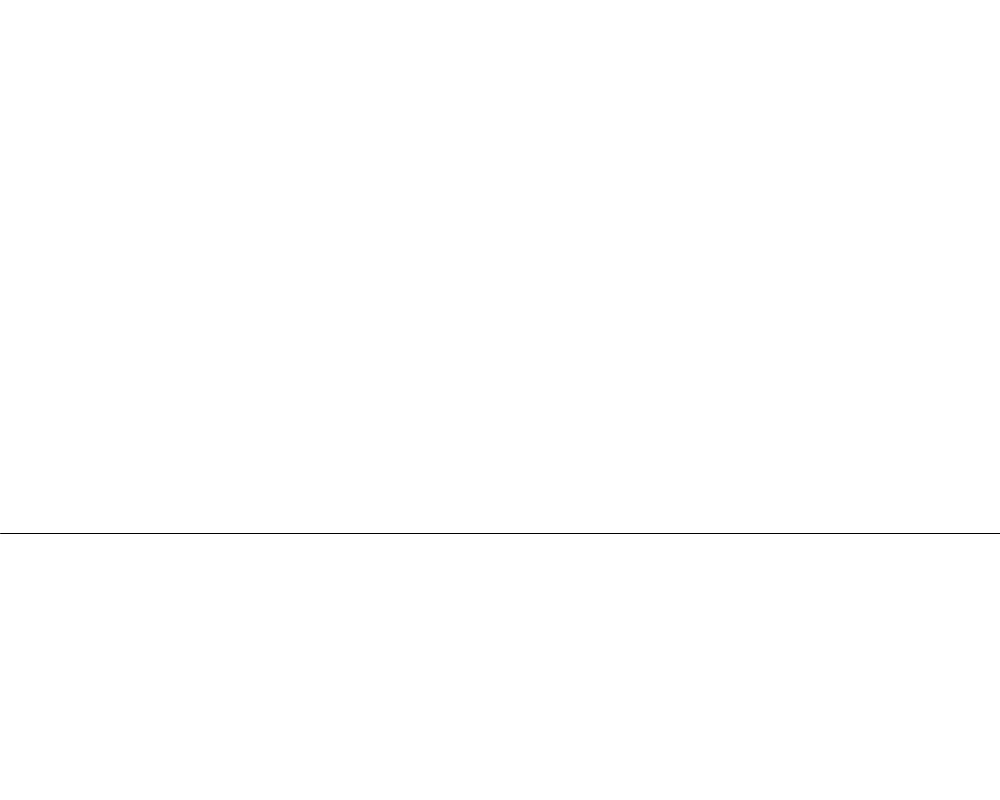
Frame 1 (no input)
Frame 60 (the mouse pressed at the canvas centre just before this capture): identical to frame 1, image omitted
Frame 120 (the mouse held since frame 60 and released just before this capture): identical to frame 1, image omitted

The Processing sketch that drew this single still picture (run headless with seeded random() and noise(); from frame 60 on, the mouse is pressed at the canvas centre):

// Processing sketch: kochLines
// ── kochLines.pde
ArrayList<KochLine> lines;

void setup() {
  size(1000, 800);
  lines = new ArrayList();
  KochLine l = new KochLine(new PVector(0, height/1.5), new PVector(width, height/1.5));
  lines.add(l);
}

void draw() {
  background(255);
  for(KochLine l: lines) {
    l.display();
  }
}

void keyPressed() {
  if(key == ' ') {
    generate();
  }
}

void generate() {
  ArrayList<KochLine> next = new ArrayList();
  for(KochLine l: lines) {
    PVector a = l.kochA();
    PVector b = l.kochB();
    PVector c = l.kochC();
    PVector d = l.kochD();
    PVector e = l.kochE();
    
    next.add(new KochLine(a, b));
    next.add(new KochLine(b, c));
    next.add(new KochLine(c, d));
    next.add(new KochLine(d, e));
  }
  lines = next;
}

// ── KochLine.pde
class KochLine {
  
  PVector start, end;
  
  KochLine(PVector a, PVector b) {
    start = a;
    end = b;
  }
  
  PVector kochA() {
    return start.copy();
  }
  
  PVector kochB() {
    PVector v = PVector.sub(end, start);
    v.div(3);
    v.add(start);
    return v;
  }
  
  PVector kochC() {
    PVector a = start.copy();
    PVector v = PVector.sub(end, start);
    v.div(3);
    a.add(v);
    v.rotate(-radians(60));
    a.add(v);
    return a;
  }
  
  PVector kochD() {
    PVector v = PVector.sub(end, start);
    v.mult(2/3.0);
    v.add(start);
    return v;
  }
  
  PVector kochE() {
    return end.copy();
  }
  
  void display() {
    stroke(1);
    line(start.x, start.y, end.x, end.y);
  }
}
